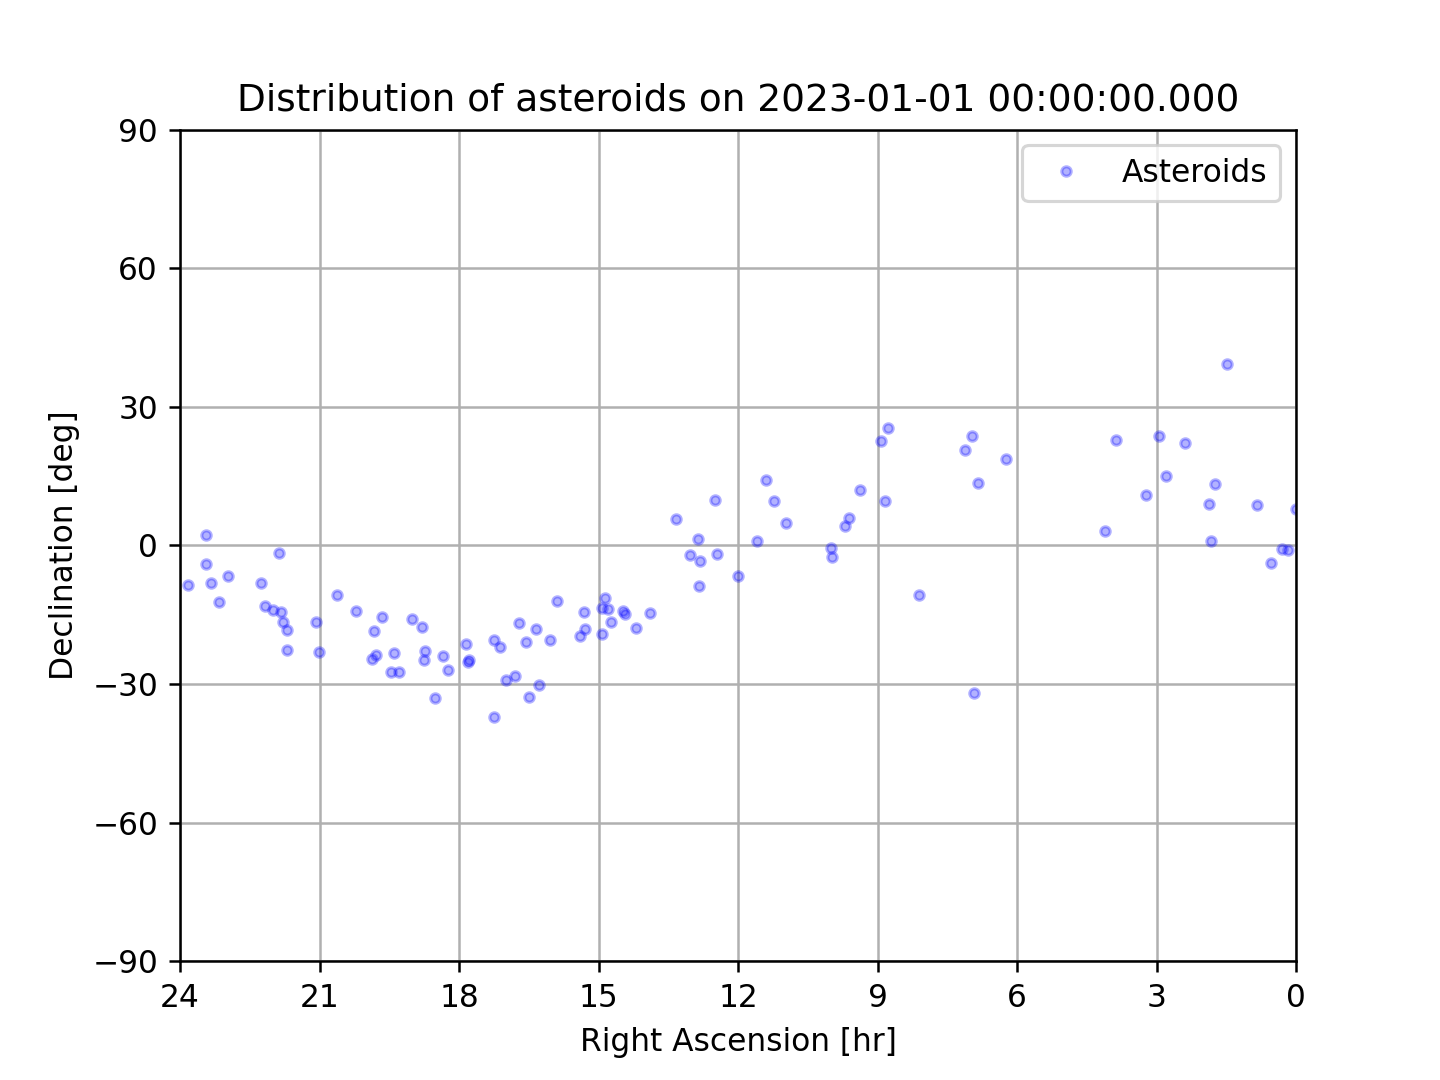

This chart was generated by the following Python code:
#!/usr/pkg/bin/python3.9

#
# Time-stamp: <2022/11/20 13:52:49 (CST) daisuke>
#

# importing numpy module
import numpy

# importing astropy module
import astropy.time

# importing astroquery module
import astroquery.jplhorizons

# importing matplotlib module
import matplotlib.figure
import matplotlib.backends.backend_agg

# output file name
file_output = 'ai202209_s10_00_10.png'

# date/time
date = astropy.time.Time ('2023-01-01 00:00:00')

# number of asteroids to get position
n_asteroids = 100

# making empty numpy arrays for storing data
data_ra_hr   = numpy.array ([])
data_dec_deg = numpy.array ([])

# processing for each asteroid
for i in range (1, n_asteroids + 1):
    # set-up a query for JPL Horizons
    query = astroquery.jplhorizons.Horizons (id=f"{i}", \
                                             id_type='smallbody', \
                                             epochs=date.jd)

    # fetching ephemeris of asteroid
    eph = query.ephemerides ()

    # priting RA and Dec of asteroid
    print (f"{eph['targetname'][0]:24s}:" \
           + f" (RA, Dec) = ({eph['RA'][0]:8.4f} deg," \
           + f" {eph['DEC'][0]:+8.4f} deg)")

    # RA in hour
    ra_hr = eph['RA'][0] / 15.0

    # Dec in deg
    dec_deg = eph['DEC'][0]

    # appending data to numpy arrays
    data_ra_hr   = numpy.append (data_ra_hr, ra_hr)
    data_dec_deg = numpy.append (data_dec_deg, dec_deg)

# making objects "fig" and "ax"
fig    = matplotlib.figure.Figure ()
canvas = matplotlib.backends.backend_agg.FigureCanvasAgg (fig)
ax     = fig.add_subplot (111)

# axes
ax.grid ()
ax.set_xlim (24.0, 0.0)
ax.set_ylim (-90.0, +90.0)
ax.set_xticks (numpy.linspace (0, 24, 9))
ax.set_yticks (numpy.linspace (-90, 90, 7))
ax.set_xlabel ('Right Ascension [hr]')
ax.set_ylabel ('Declination [deg]')

# title
text_title = f"Distribution of asteroids on {date}"
ax.set_title (text_title)

# plotting data
ax.plot (data_ra_hr, data_dec_deg, \
         linestyle='None', marker='o', color='b', markersize=3, alpha=0.3, \
         label='Asteroids')
ax.legend ()

# saving file
fig.savefig (file_output, dpi=225)
